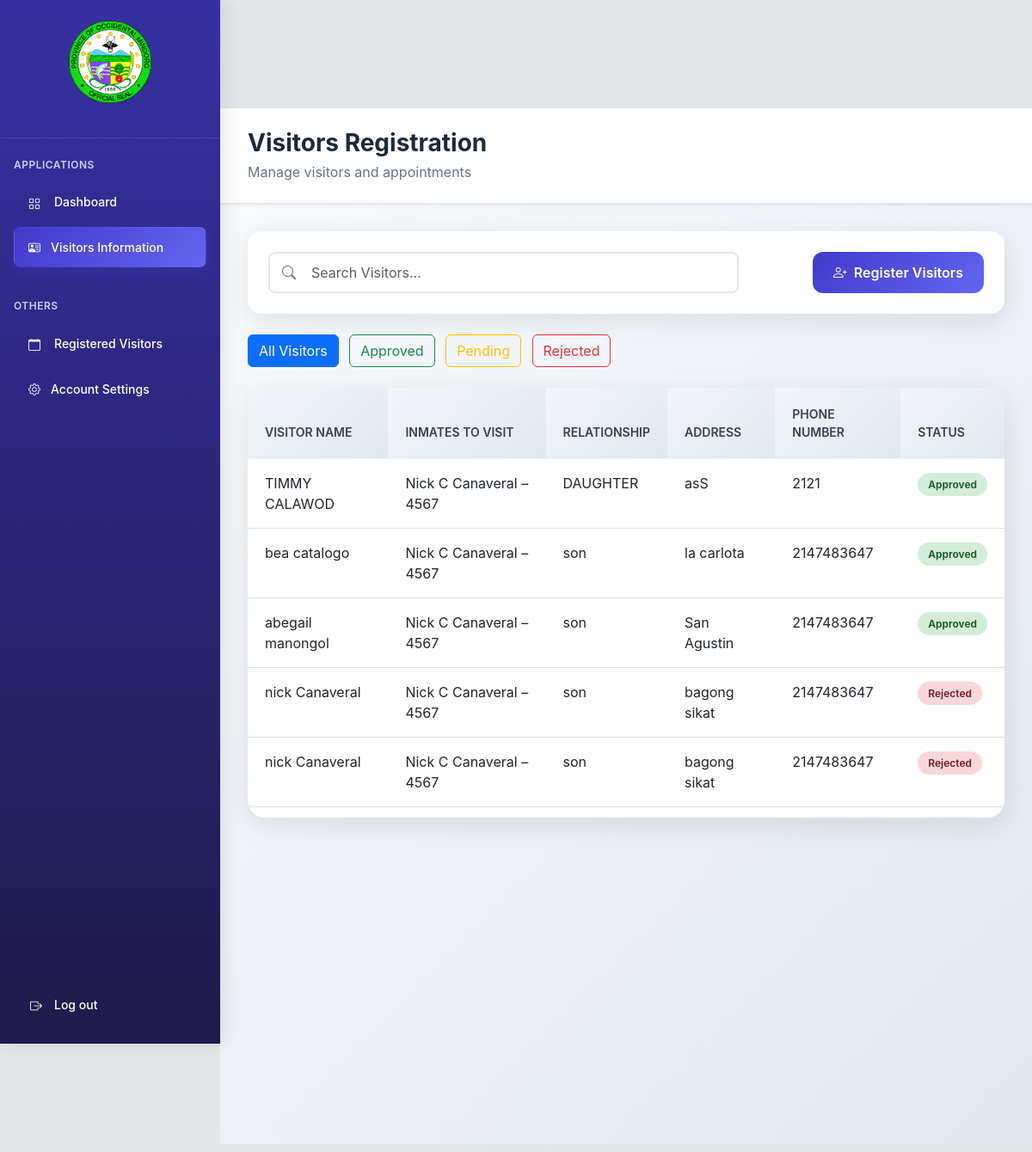
Screenshot of /modules/PG/PG_INFO.php (signed in) with the database file from the repository.
### tables this page shows
CREATE TABLE `visitors` (
  `id` int(255) NOT NULL,
  `firstName` varchar(255) NOT NULL,
  `lastName` varchar(255) NOT NULL,
  `middleName` varchar(255) NOT NULL,
  `gender` enum('Male','Female','Other','') NOT NULL,
  `phoneNumber` int(11) NOT NULL,
  `permanentAddress` varchar(255) NOT NULL,
  `relationship` varchar(250) NOT NULL,
  `idType` enum('National ID','Drivers License','Barangay ID','PhilHealth','Voters','UMID') NOT NULL,
  `idNumber` int(25) NOT NULL,
  `inmate` varchar(255) NOT NULL,
  `status` enum('pending','approved','rejected','') NOT NULL DEFAULT 'pending',
  `created_at` datetime DEFAULT current_timestamp(),
  `approved_at` timestamp NOT NULL DEFAULT current_timestamp() ON UPDATE current_timestamp()
);

CREATE TABLE `pending_visitors` (
  `id` int(11) NOT NULL,
  `firstName` varchar(255) NOT NULL,
  `lastName` varchar(255) NOT NULL,
  `middleName` varchar(255) NOT NULL,
  `gender` enum('Male','Female','Other','') NOT NULL,
  `phoneNumber` int(11) NOT NULL,
  `permanentAddress` varchar(255) NOT NULL,
  `relationship` varchar(250) NOT NULL,
  `idType` enum('National ID','Drivers License','Barangay ID','PhilHealth','Voters','UMID') NOT NULL,
  `idNumber` int(25) NOT NULL,
  `inmate` varchar(255) NOT NULL,
  `status` enum('pending','approved','rejected','') NOT NULL DEFAULT 'pending',
  `submitted_at` datetime NOT NULL
);

### modules/PG/PG_INFO.php (the view, shortened to what this page needs)
<?php
require_once '../../database/connection.php';
$all_visitors = [];
$sql_approved = "SELECT v.*, p.submitted_at as registration_date, 'approved' as status
                 FROM visitors v
                 LEFT JOIN pending_visitors p ON v.firstName = p.firstName AND v.lastName = p.lastName AND v.inmate = p.inmate
                 ORDER BY p.submitted_at DESC";
$result_approved = $con_admin->query($sql_approved);
if ($result_approved) {
    while ($row = $result_approved->fetch_assoc()) {
        $all_visitors[] = $row;
    }
}
$sql_rejected = "SELECT *, 'rejected' as status FROM pending_visitors WHERE status = 'rejected' ORDER BY submitted_at DESC";
$result_rejected = $con_admin->query($sql_rejected);
if ($result_rejected) {
    while ($row = $result_rejected->fetch_assoc()) {
        $all_visitors[] = $row;
    }
}
?>
<!DOCTYPE html>
<html lang="en">
<head>
    <html lang="en">
    <head>
        <link href="https://cdn.jsdelivr.net/npm/bootstrap@5.3.0/dist/css/bootstrap.min.css" rel="stylesheet">
        <link href="https://cdn.jsdelivr.net/npm/bootstrap-icons@1.10.0/font/bootstrap-icons.css" rel="stylesheet">
        <link rel="stylesheet" href="../../assets/css/PG_INFO.css">
        <link rel="stylesheet" href="../../includes/navbar/PG_navbar.css" />
    </head>
<body>
    <div class="d-flex">
        <?php include '../../includes/navbar/pg_nav.php'; ?>
        <main class="main-content flex-fill">
            <?php include '../../includes/header/pg_info.php'; ?>
            <div class="content-section">
                <div class="search-container">
                    <div class="row align-items-center">
                        <div class="col-md-8">
                            <div class="position-relative">
                                <i class="bi bi-search position-absolute search-icon"></i>
                                <input type="text" class="form-control search-input ps-5"
                                    placeholder="Search Visitors..." id="searchInput" />
                            </div>
                        </div>
                        <div class="col-md-4 text-end">
                            <button class="btn btn-register" data-bs-toggle="modal" data-bs-target="#registrationModal">
                                <i class="bi bi-person-plus me-2"></i>Register Visitors
                            </button>
                        </div>
                    </div>
                </div>
                <div class="filter-buttons mt-3">
                    <button class="btn btn-outline-primary filter-btn active-filter" data-status="all">
                        All Visitors
                    </button>
                    <button class="btn btn-outline-success filter-btn" data-status="approved">
                        Approved
                    </button>
                    <button class="btn btn-outline-warning filter-btn" data-status="pending">
                        Pending
                    </button>
                    <button class="btn btn-outline-danger filter-btn" data-status="rejected">
                        Rejected
                    </button>
                </div>
                <div class="table-container mt-3">
                    <table class="table">
                        <thead>
                            <tr>
                                <th>Visitor Name</th>
                                <th>Inmates to Visit</th>
                                <th>Relationship</th>
                                <th>Address</th>
                                <th>Phone Number</th>
                                <th>Status</th>
                            </tr>
                        </thead>
                        <tbody id="visitorsTableBody">
                            <?php if (count($all_visitors) > 0): ?>
                            <?php foreach ($all_visitors as $visitor): ?>
                            <tr class="visitor-row" data-status="<?php echo $visitor['status']; ?>">
                                <td><?php echo $visitor['firstName'] . ' ' . $visitor['lastName']; ?></td>
                                <td><?php echo $visitor['inmate']; ?></td>
                                <td><?php echo $visitor['relationship']; ?></td>
                                <td><?php echo $visitor['permanentAddress']; ?></td>
                                <td><?php echo $visitor['phoneNumber']; ?></td>
                                <td>
                                    <?php if ($visitor['status'] == 'approved'): ?>
                                    <span class="status-badge status-approved">Approved</span>
                                    <?php elseif ($visitor['status'] == 'pending'): ?>
                                    <span class="status-badge status-pending">Pending</span>
                                    <?php elseif ($visitor['status'] == 'rejected'): ?>
                                    <span class="status-badge status-rejected">Rejected</span>
                                    <?php endif; ?>
                                </td>
                            </tr>
                            <?php endforeach; ?>
                            <?php else: ?>
                            <tr>
                                <td colspan="6" class="no-data-message text-center py-4">No visitors found</td>
                            </tr>
                            <?php endif; ?>
                        </tbody>
                    </table>
                </div>
            </div>
        </main>
    </div>
</body>
</html>

### includes/navbar/pg_nav.php
<?php
$current_page = basename($_SERVER['PHP_SELF']);
?>
<nav class="sidebar">
            <div class="sidebar-header">
                <div class="logo">
                <img src="../../assets/img/Occi.png" alt="OCCI Logo" class="img-fluid">
                </div>
            </div>
        <div class="nav-section">
            <h3 class="nav-title">Applications</h3>
            <div class="nav flex-column">
            <a href="/Capstone/modules/PG/PG_DASHBOARD.php" class="nav-link <?php if($current_page == 'PG_DASHBOARD.php') echo 'active'; ?>">
                <i class="bi bi-grid nav-icon"></i>
                Dashboard
            </a>
        <a href="/Capstone/modules/PG/PG_INFO.php" class="nav-link <?php if($current_page == 'PG_INFO.php') echo 'active'; ?>">
                <i class="bi bi-person-vcard"></i>
                Visitors Information
            </a>
            </div>
        </div>
        <div class="nav-section">
            <h3 class="nav-title">Others</h3>
            <div class="nav flex-column">
            <a href="/Capstone/modules/PG/PG_REG_VISITORS.php" class="nav-link <?php if($current_page == 'PG_REG_VISITORS.php') echo 'active'; ?>">
                <i class="bi bi-calendar nav-icon"></i>
                Registered Visitors
            </a>
            <a href="/Capstone/modules/PG/PG_ACC_SETTINGS.php" class="nav-link <?php if($current_page == 'PG_ACC_SETTINGS.php') echo 'active'; ?>">
                <i class="bi bi-gear"></i>
                Account Settings
            </a>
            </div>
        </div>
        <div class="sidebar-footer">
            <a href="/Capstone/login/logout-user.php" class="nav-link text-center">
            <i class="bi bi-box-arrow-right nav-icon"></i>
            Log out
            </a>
        </div>
        </nav>

### includes/header/pg_info.php
<header class="header">
                <h1 class="header-title">Visitors Registration</h1>
                <p class="header-subtitle">Manage visitors and appointments</p>
            </header>

### assets/css/PG_INFO.css (style rules this page uses)
body { font-family: -apple-system, BlinkMacSystemFont, 'Segoe UI', Roboto, Oxygen, Ubuntu, Cantarell, sans-serif; background-color: #e5e6e8; padding-top: 56px; }
.sidebar { width: 256px; background: linear-gradient(180deg, #3730a3 0%, #1e1b4b 100%); color: white; min-height: 100vh; position: fixed; top: 0; left: 0; z-index: 1000; box-shadow: 4px 0 20px rgba(0, 0, 0, 0.1); }
.sidebar-header { padding: 24px; text-align: center; border-bottom: 1px solid rgba(255,255,255,0.1); }
.sidebar-footer { position: absolute; bottom: 0; left: 0; right: 0; padding: 16px; border-top: none; }
.logo { width: 96px; height: 96px; margin: 0 auto 16px; background-color: white; border-radius: 50%; display: flex; align-items: center; justify-content: center; color: #3730a3; font-weight: bold; font-size: 20px; }
.nav-section { padding: 0 16px; margin-bottom: 32px; }
.nav-title { font-size: 12px; font-weight: 600; color: #c7d2fe; text-transform: uppercase; letter-spacing: 0.5px; margin-bottom: 12px; margin-top: 24px; }
.nav-link { display: flex; align-items: center; gap: 12px; padding: 12px 16px; color: white; text-decoration: none; border-radius: 8px; font-size: 14px; font-weight: 500; margin-bottom: 6px; transition: all 0.3s ease; border: 1px solid transparent; }
.nav-link.active { background: linear-gradient(135deg, #4338ca 0%, #6366f1 100%); color: white; box-shadow: 0 4px 15px rgba(67, 56, 202, 0.4); }
.nav-icon { width: 18px; height: 18px; }
.main-content { margin-left: 256px; min-height: 100vh; }
.header { background: rgba(255, 255, 255, 0.95); backdrop-filter: blur(10px); border-bottom: 1px solid #e5e7eb; box-shadow: 0 1px 3px rgba(0, 0, 0, 0.1); padding: 24px 32px; }
.header-title { font-size: 28px; font-weight: 700; color: #1f2937; margin: 0; }
.header-subtitle { color: #6b7280; margin: 4px 0 0 0; }
.content-section { padding: 32px; background: linear-gradient(135deg, #f8fafc 0%, #e2e8f0 100%); min-height: calc(100vh - 120px); }
.search-container { background: rgba(255, 255, 255, 0.95); backdrop-filter: blur(10px); border-radius: 16px; padding: 24px; margin-bottom: 24px; box-shadow: 0 8px 32px rgba(0, 0, 0, 0.1); }
.search-icon { left: 16px; top: 50%; transform: translateY(-50%); color: #6b7280; z-index: 10; }
.search-input { border: 2px solid #e2e8f0; border-radius: 12px; padding: 12px 20px 12px 48px; font-size: 16px; transition: all 0.3s ease; background: rgba(255, 255, 255, 0.8); }
.btn-register { background: linear-gradient(135deg, #4338ca 0%, #6366f1 100%); border: none; border-radius: 12px; padding: 12px 24px; font-weight: 600; color: white; transition: all 0.3s ease; }
.table-container { background: rgba(255, 255, 255, 0.95); border-radius: 20px; overflow: hidden; box-shadow: 0 8px 32px rgba(0, 0, 0, 0.1); }
.table { margin: 0; }
.table thead th { background: linear-gradient(135deg, #f1f5f9 0%, #e2e8f0 100%); padding: 20px; font-weight: 600; color: #374151; font-size: 14px; text-transform: uppercase; border: none; }
.table tbody td { padding: 16px 20px; border-top: 1px solid #f1f5f9; }
.form-control { border: 2px solid #e2e8f0; border-radius: 8px; padding: 10px 12px; transition: all 0.3s ease; }
.status-badge { padding: 6px 12px; border-radius: 20px; font-size: 12px; font-weight: 600; }
.status-approved { background-color: #d4edda; color: #155724; }
.status-rejected { background-color: #f8d7da; color: #721c24; }
.table-container { max-height: 500px; overflow-y: auto; }
.table thead th { position: sticky; top: 0; background-color: #f8f9fa; z-index: 10; }
.filter-buttons { margin-bottom: 15px; }
.filter-btn { margin-right: 8px; margin-bottom: 8px; }
.active-filter { background-color: #0d6efd; color: white; }
.main-content { margin-top: 70px; }

### rows the page displays
visitors: firstName "TIMMY", lastName "CALAWOD", inmate "Nick C Canaveral – 4567", relationship "DAUGHTER", permanentAddress "asS", phoneNumber "2121", shows "Approved"
visitors: firstName "bea", lastName "catalogo", inmate "Nick C Canaveral – 4567", relationship "son", permanentAddress "la carlota", phoneNumber "2147483647", shows "Approved"
visitors: firstName "abegail", lastName "manongol", inmate "Nick C Canaveral – 4567", relationship "son", permanentAddress "San Agustin", phoneNumber "2147483647", shows "Approved"
pending_visitors: firstName "nick", lastName "Canaveral", inmate "Nick C Canaveral – 4567", relationship "son", permanentAddress "bagong sikat", phoneNumber "2147483647", shows "Rejected"
pending_visitors: firstName "nick", lastName "Canaveral", inmate "Nick C Canaveral – 4567", relationship "son", permanentAddress "bagong sikat", phoneNumber "2147483647", shows "Rejected"
